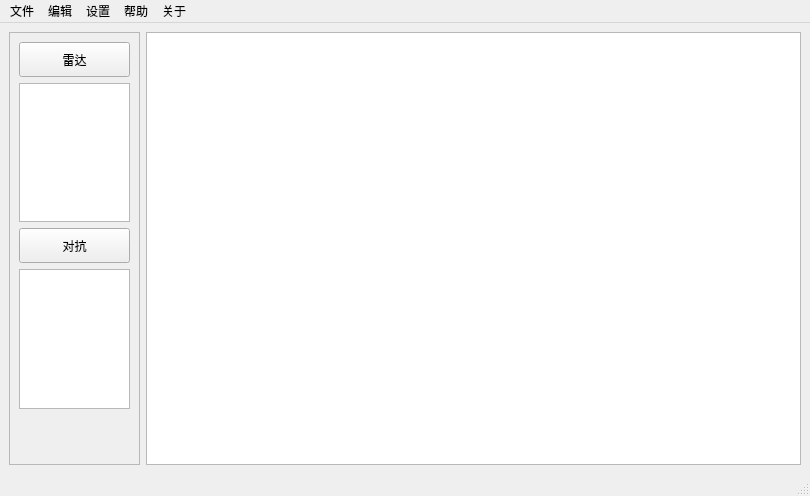
<?xml version="1.0" encoding="UTF-8"?>
<ui version="4.0">
 <class>MainWindowNew</class>
 <widget class="QMainWindow" name="MainWindowNew">
  <property name="geometry">
   <rect>
    <x>0</x>
    <y>0</y>
    <width>810</width>
    <height>496</height>
   </rect>
  </property>
  <property name="windowTitle">
   <string>MainWindow</string>
  </property>
  <widget class="QWidget" name="centralwidget">
   <layout class="QGridLayout" name="gridLayout" columnstretch="1,5">
    <item row="0" column="1">
     <widget class="QGraphicsView" name="graphicsView">
      <property name="styleSheet">
       <string notr="true"/>
      </property>
      <property name="frameShape">
       <enum>QFrame::StyledPanel</enum>
      </property>
      <property name="frameShadow">
       <enum>QFrame::Plain</enum>
      </property>
      <property name="sizeAdjustPolicy">
       <enum>QAbstractScrollArea::AdjustIgnored</enum>
      </property>
      <property name="viewportUpdateMode">
       <enum>QGraphicsView::MinimalViewportUpdate</enum>
      </property>
     </widget>
    </item>
    <item row="0" column="0">
     <widget class="QScrollArea" name="scrollArea">
      <property name="widgetResizable">
       <bool>true</bool>
      </property>
      <widget class="QWidget" name="scrollAreaWidgetContents">
       <property name="geometry">
        <rect>
         <x>0</x>
         <y>0</y>
         <width>129</width>
         <height>435</height>
        </rect>
       </property>
       <layout class="QVBoxLayout" name="verticalLayout_2">
        <item>
         <layout class="QVBoxLayout" name="verticalLayout">
          <item>
           <widget class="QPushButton" name="RadarListButton">
            <property name="sizePolicy">
             <sizepolicy hsizetype="Minimum" vsizetype="Fixed">
              <horstretch>0</horstretch>
              <verstretch>0</verstretch>
             </sizepolicy>
            </property>
            <property name="minimumSize">
             <size>
              <width>0</width>
              <height>35</height>
             </size>
            </property>
            <property name="maximumSize">
             <size>
              <width>16777215</width>
              <height>35</height>
             </size>
            </property>
            <property name="text">
             <string>雷达</string>
            </property>
            <property name="autoDefault">
             <bool>false</bool>
            </property>
            <property name="default">
             <bool>false</bool>
            </property>
            <property name="flat">
             <bool>false</bool>
            </property>
           </widget>
          </item>
          <item>
           <widget class="DragListWidget" name="RadarListWidget">
            <property name="minimumSize">
             <size>
              <width>100</width>
              <height>50</height>
             </size>
            </property>
            <property name="maximumSize">
             <size>
              <width>100000</width>
              <height>100000</height>
             </size>
            </property>
           </widget>
          </item>
          <item>
           <widget class="QPushButton" name="ECMListButton">
            <property name="minimumSize">
             <size>
              <width>0</width>
              <height>35</height>
             </size>
            </property>
            <property name="text">
             <string>对抗</string>
            </property>
           </widget>
          </item>
          <item>
           <widget class="ECMDragListWidget" name="ECMListWidget"/>
          </item>
         </layout>
        </item>
        <item>
         <spacer name="verticalSpacer">
          <property name="orientation">
           <enum>Qt::Vertical</enum>
          </property>
          <property name="sizeHint" stdset="0">
           <size>
            <width>20</width>
            <height>150</height>
           </size>
          </property>
         </spacer>
        </item>
       </layout>
      </widget>
     </widget>
    </item>
   </layout>
  </widget>
  <widget class="QMenuBar" name="menubar">
   <property name="geometry">
    <rect>
     <x>0</x>
     <y>0</y>
     <width>810</width>
     <height>21</height>
    </rect>
   </property>
   <widget class="QMenu" name="menufile">
    <property name="title">
     <string>文件</string>
    </property>
    <addaction name="actionnewFile"/>
    <addaction name="actionsaveFile"/>
    <addaction name="separator"/>
    <addaction name="actionexit"/>
   </widget>
   <widget class="QMenu" name="menuedit">
    <property name="title">
     <string>编辑</string>
    </property>
   </widget>
   <widget class="QMenu" name="menusetting">
    <property name="title">
     <string>设置</string>
    </property>
   </widget>
   <widget class="QMenu" name="menuhelp">
    <property name="title">
     <string>帮助</string>
    </property>
   </widget>
   <widget class="QMenu" name="menuabout">
    <property name="title">
     <string>关于</string>
    </property>
    <addaction name="actionabout_DPSP"/>
    <addaction name="actionabout_us"/>
   </widget>
   <addaction name="menufile"/>
   <addaction name="menuedit"/>
   <addaction name="menusetting"/>
   <addaction name="menuhelp"/>
   <addaction name="menuabout"/>
  </widget>
  <widget class="QStatusBar" name="statusBar"/>
  <action name="actionnewFile">
   <property name="text">
    <string>新建文件</string>
   </property>
  </action>
  <action name="actionsaveFile">
   <property name="text">
    <string>保存文件</string>
   </property>
  </action>
  <action name="actionabout_DPSP">
   <property name="text">
    <string>关于 DPSP</string>
   </property>
  </action>
  <action name="actionabout_us">
   <property name="text">
    <string>关于我们</string>
   </property>
  </action>
  <action name="actionexit">
   <property name="text">
    <string>退出</string>
   </property>
  </action>
 </widget>
 <customwidgets>
  <customwidget>
   <class>DragListWidget</class>
   <extends>QListWidget</extends>
   <header>draglistwidget.h</header>
  </customwidget>
  <customwidget>
   <class>ECMDragListWidget</class>
   <extends>QListWidget</extends>
   <header location="global">ecmdraglistwidget.h</header>
  </customwidget>
 </customwidgets>
 <resources/>
 <connections/>
</ui>
